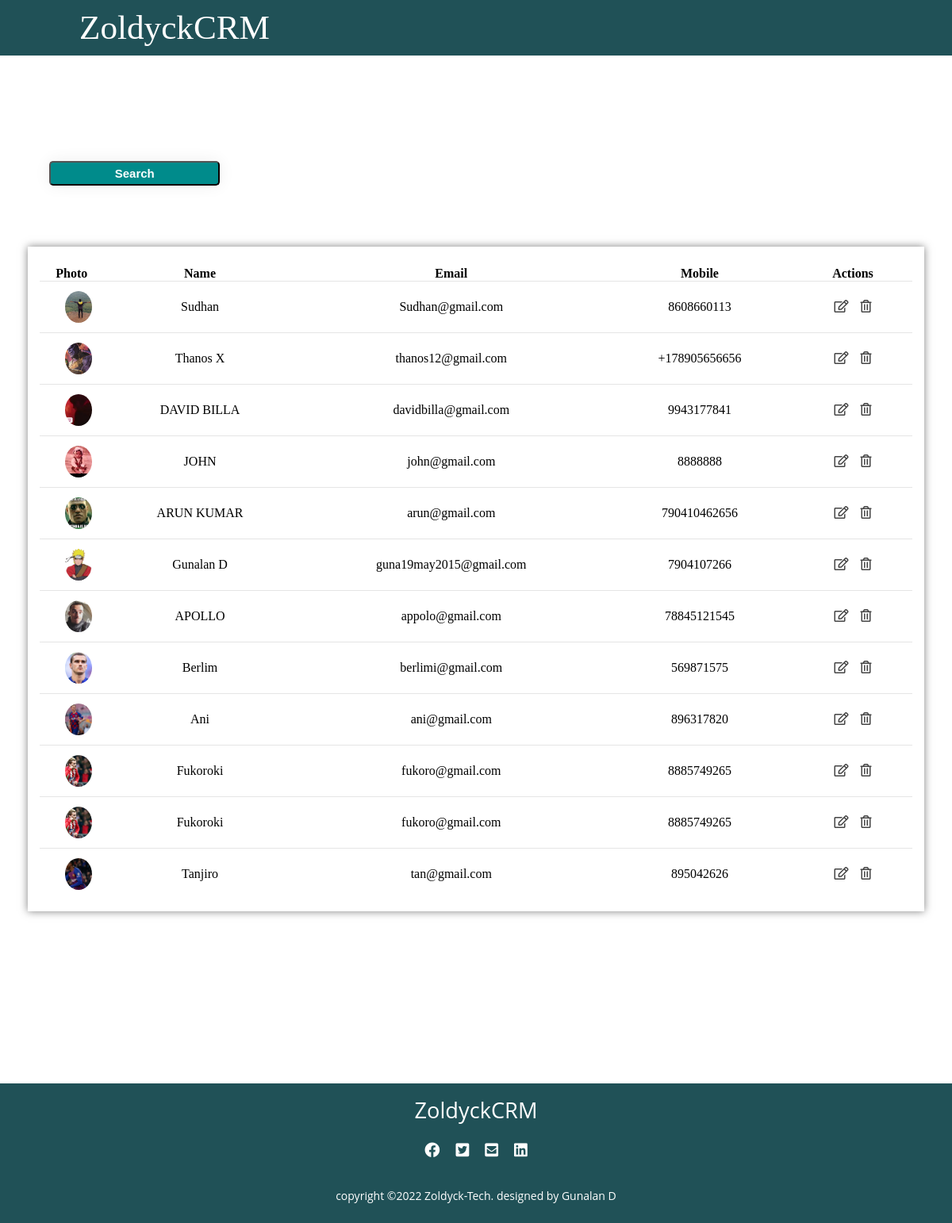
The app's page /customers/ with its own data.
### accounts/models.py (models this page shows, shortened)
class Customer(models.Model):
    customer_pic = models.ImageField(upload_to='customer_pics/', blank=True)
    customer_name = models.CharField(max_length=50, null= True)
    customer_email = models.CharField(max_length=200 , null= True)
    customer_mobile = models.CharField(max_length=50 , null= True)
    date_created = models.DateTimeField(auto_now_add=True , null= True)

### accounts/views.py (the view)
# urls.py: path('customers/', views.customers, name='customers'),
def customers(request):
    customers = Customer.objects.all()
    context = {
        'customers': customers
    }
    return render(request, 'accounts/customers.html',context)

### accounts/templates/accounts/customers.html
{% extends 'accounts/layout.html'%}
{% block content %}
<section>
    <div class="main">
        <div class="product-tables">
            <div class="button">
                <button class="crt-ser"><a href="">Search</a></button>
            </div>
            <div class="latest-products">
                <table class="cus-prod-customers">
                    <thead>
                        <tr>
                            <th>Photo</th>
                            <th>Name</th>
                            <th>Email</th>
                            <th>Mobile</th>
                            <th>Actions</th>
                        </tr>
                    </thead>
                    <tbody>
                        {% for cus in customers %}
                        <tr>
                            <td class="id-td">
                                <div class="img-box-small-cus">
                                    {% if cus.customer_pic %}
                                    <img src="{{ cus.customer_pic.url }}">
                                    {% endif %}
                                </div>
                            </td>
                            <td>{{ cus.customer_name }}</td>
                            <td>{{ cus.customer_email }}</td>
                            <td>{{ cus.customer_mobile }}</td>
                            <td>
                                <a href="{% url 'customer' cus.id %}"><i class="far fa-edit"></i></a>
                                <a href="{% url 'delete_customer' cus.id %}"><i class="far fa-trash-alt"></i></a>
                            </td>
                        </tr>
                        {% endfor %}
                    </tbody>
                </table>
            </div>
        </div>
    </div>
</section>
{% endblock %}

### accounts/templates/accounts/layout.html (shortened to what this page needs)
{% load static %}
<!DOCTYPE html>
<html lang="en">
<head>
    <link rel="stylesheet" type="text/css" href="{% static 'css/main.css' %}">
    <link href="https://cdnjs.cloudflare.com/ajax/libs/font-awesome/5.13.0/css/all.min.css" rel="stylesheet">
</head>
<body>
    <div id="page-container">
    <div class="navbar">
        <nav class="nav">
            <label class="logo">ZoldyckCRM</label>
          <ul class="ul-nav">
              <li><a  href="{% url 'home' %}">HOME</a></li>
              <li><a  href="{% url 'products' %}">PRODUCTS</a></li>
              <li><a  href="{% url 'customers' %}">CUSTOMERS</a></li>
              <li><a  href="{% url 'orders' %}">ORDERS</a></li>
              <li><a  href="{% url 'contact' %}">CONTACT US</a></li>
              {% if request.user.is_authenticated %}
              <li><a  href="{% url 'logout' %}">LOGOUT</a></li>
              {% else %}
              <li><a  href="{% url 'login' %}">LOGIN</a></li>
              {% endif %}
          </ul>
        </nav>
    </div>
    <article>
        {% block content %}
        {% endblock %}
    </article>
    <footer>
        <div class="footer-container">
            <h3>ZoldyckCRM</h3>
            <div class="social">
                <ul class="socials">
                    <li><a href="#"><i class="fab fa-facebook"></i></a></li>
                    <li><a href="#"><i class="fab fa-twitter-square"></i></a></li>
                    <li><a href="#"><i class="fas fa-envelope-square"></i></a></li>
                    <li><a href="#"><i class="fab fa-linkedin"></i></a></li>
                </ul>
            </div>
            <div class="footer-bottom">
                <p>copyright &copy;2022 Zoldyck-Tech. designed by <span>Gunalan D</span></p>
            </div>
        </div>
    </footer>
    </div>
</body>
</html>

### accounts/static/css/main.css (style rules this page uses)
* { margin: 0; padding: 0; box-sizing: border-box; text-decoration: none; }
body { font-family: Candara; }
#page-container { position: relative; min-height: 100vh; }
.nav { background: #205157; height: 70px; width: 100%; }
label.logo { color: #ffff; font-size: 2.7em; line-height: 70px; padding: 0 100px; }
.nav .ul-nav { list-style: none; float: right; margin-right: 30px; }
.nav .ul-nav li { display: inline-block; line-height: 80px; margin : 0 10px; margin-right: 2rem; }
.nav .ul-nav li a { color: #ffff; text-decoration: none; font-size: 1.2em; padding: 7px 10px; border-radius: 3px; text-transform: uppercase; }
footer { margin-top: 12rem; background: #205157; height: auto; width: 100%; font-family: "Open Sans"; padding: 10px; color: #fff; bottom: 0; position: relative; height: 11rem; }
.footer-container { display: flex; align-items: center; justify-content: space-between; flex-direction: column; }
.footer-container h3 { font-size: 1.7rem; font-weight: 500; text-transform: capitalize; line-height: 3rem; }
.footer-container p { max-width: 500px; margin-right: 10px auto; line-height: 27px; font-size:14px; }
.socials { color: #205157; display: flex; align-items: center; justify-content: center; color:#ffff; list-style: none; margin: 1rem 0 2rem 0; }
.socials li { margin: 0 10px; }
.socials a { text-decoration: none; color:#fff; cursor: pointer; }
.socials a i { font-size: 1.2rem; cursor: pointer; }
table { margin-top: 10px; width: 100%; border-collapse: collapse; text-align: center; }
table tr { border-bottom: 1px solid rgba(0,0,0,0.1) }
td { padding: 12px; }
table tbody tr:last-child { border-bottom: none; }
td i { color: #444; cursor: pointer; padding: 0 5.5px; }
.product-tables { width:100%; display: grid; grid-template-columns: repeat(1, 1fr); padding: 25px 35px; grid-gap: 30px; align-items: self-start; }
.latest-products { background: #fff; padding: 15px; width: 100%; box-shadow: 0px 0px 10px rgba(0,0,0,0.5); }
.crt-ser { background: #fff; padding: 5px 5px; width: 20%; box-shadow: 0 0 20px #eee; border-radius: 5px; margin-bottom: 20px; transition: 0.5s; background: darkcyan; }
.crt-ser a { color: #ffff; text-decoration: none; font-size: 15px; font-weight: bolder; }
.button { margin: 1.7rem; }
.img-box-small-cus { position: relative; width: 60%; height: 40px; border-radius: 50%; overflow: hidden; text-align: center; margin-left: 20px; }
.img-box-small-cus img { position: absolute; top:0; left:0; width: 100%; height: 100%; object-fit: cover; }

### records on screen
Customer: customer_pic (picture), customer_name "Sudhan", customer_email "Sudhan@gmail.com", customer_mobile "8608660113"
Customer: customer_pic (picture), customer_name "Thanos X", customer_email "thanos12@gmail.com", customer_mobile "+178905656656"
Customer: customer_pic (picture), customer_name "DAVID BILLA", customer_email "davidbilla@gmail.com", customer_mobile "9943177841"
Customer: customer_pic (picture), customer_name "JOHN", customer_email "john@gmail.com", customer_mobile "8888888"
Customer: customer_pic (picture), customer_name "ARUN KUMAR", customer_email "arun@gmail.com", customer_mobile "790410462656"
Customer: customer_pic (picture), customer_name "Gunalan D", customer_email "guna19may2015@gmail.com", customer_mobile "7904107266"
Customer: customer_pic (picture), customer_name "APOLLO", customer_email "appolo@gmail.com", customer_mobile "78845121545"
Customer: customer_pic (picture), customer_name "Berlim", customer_email "berlimi@gmail.com", customer_mobile "569871575"
Customer: customer_pic (picture), customer_name "Ani", customer_email "ani@gmail.com", customer_mobile "896317820"
Customer: customer_pic (picture), customer_name "Fukoroki", customer_email "fukoro@gmail.com", customer_mobile "8885749265"
Customer: customer_pic (picture), customer_name "Fukoroki", customer_email "fukoro@gmail.com", customer_mobile "8885749265"
Customer: customer_pic (picture), customer_name "Tanjiro", customer_email "tan@gmail.com", customer_mobile "895042626"
